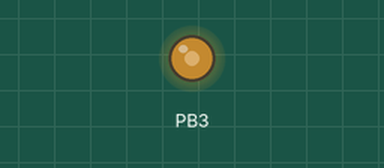
Simulated run of this program. Board: ATmega16, built with avr-gcc and emulated at 8 MHz. Parts: output pins drawn as LEDs (lit = HIGH). At 0.0 s the program stops and its outputs stay as they are.

Above: at 0.1 s.
Timing chart, 0 to 1.5 s (numbered marks = the images above):
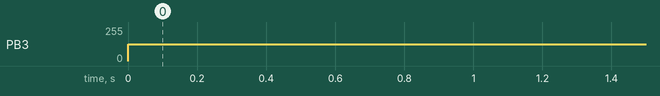

Measured:
- by itself, PB3: 0/255 → 125/255 at 0.00 s

The program:

main.c
```c
/*
 * (PDF.4)ATMEGA16_CHALLANGE-2.c
 *
 * Created: 18-Sep-20 3:09:33 AM
 * Author : mohab
 */

#include <avr/io.h>
#include <avr/interrupt.h>

#ifndef F_CPU
#define F_CPU 8000000
#endif

#include <util/delay.h>

void intialize_timer()
{
	TCNT0=0;
	OCR0=125;	//for duty cycle 50%
	TCCR0=(1<<WGM01) | (1<<WGM00) | (1<<COM01) | (1<<CS01) ;
	/* Configure timer control register
	 * 1. fast PWM Mode WGM01=1 & WGM00=1
	 * 2. clear OC0 on compare match, set OC0 at bottom COM00=0 & COM01=1
	 * 3. clock = CPU clock/8 CS00=0 CS01=1 CS02=0
	 */
}

int main(void)
{
    DDRB|=(1<<PB3);
	intialize_timer();
    while (1)
    {
    }
}
```
